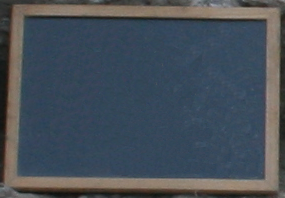
//> input picture object_recognition_test/box.png, 285 x 198 px
$ ./find_obj   (built with g++ and OpenCV 4)
//> lines starting //> are read from the running program, lines starting //| are printed output that depends on the picture; pictures that were not available may be replaced by others from this repository, and a replacement may not be noted
/*
 * A Demo to OpenCV Implementation of SURF
 * Further Information Refer to "SURF: Speed-Up Robust Feature"
 * Author: Liu Liu
 * liuliu.1987+opencv@gmail.com
 */
#include "opencv2/objdetect/objdetect.hpp"
#include "opencv2/features2d/features2d.hpp"
#include "opencv2/highgui/highgui.hpp"
#include "opencv2/calib3d/calib3d.hpp"
#include "opencv2/nonfree/nonfree.hpp"
#include "opencv2/imgproc/imgproc_c.h"
#include "opencv2/legacy/legacy.hpp"
#include "opencv2/legacy/compat.hpp"

#include <iostream>
#include <vector>
#include <stdio.h>

using namespace std;
static void help()
{
    /*printf(
        "This program demonstrated the use of the SURF Detector and Descriptor using\n"
        "either FLANN (fast approx nearst neighbor classification) or brute force matching\n"
        "on planar objects.\n"
        "Usage:\n"
        "./find_obj <object_filename> <scene_filename>, default is box.png  and box_in_scene.png\n\n");
		*/
    return;
}

// define whether to use approximate nearest-neighbor search
#define USE_FLANN

#ifdef USE_FLANN
// [47 lines left out: function flannFindPairs, not called in this run]
#else

static double
compareSURFDescriptors( const float* d1, const float* d2, double best, int length )
{
    double total_cost = 0;
    assert( length % 4 == 0 );
    for( int i = 0; i < length; i += 4 )
    {
        double t0 = d1[i  ] - d2[i  ];
        double t1 = d1[i+1] - d2[i+1];
        double t2 = d1[i+2] - d2[i+2];
        double t3 = d1[i+3] - d2[i+3];
        total_cost += t0*t0 + t1*t1 + t2*t2 + t3*t3;
        if( total_cost > best )
            break;
    }
    return total_cost;
}

static int
naiveNearestNeighbor( const float* vec, int laplacian,
                      const CvSeq* model_keypoints,
                      const CvSeq* model_descriptors )
{
    int length = (int)(model_descriptors->elem_size/sizeof(float));
    int i, neighbor = -1;
    double d, dist1 = 1e6, dist2 = 1e6;
    CvSeqReader reader, kreader;
    cvStartReadSeq( model_keypoints, &kreader, 0 );
    cvStartReadSeq( model_descriptors, &reader, 0 );

    for( i = 0; i < model_descriptors->total; i++ )
    {
        const CvSURFPoint* kp = (const CvSURFPoint*)kreader.ptr;
        const float* mvec = (const float*)reader.ptr;
        CV_NEXT_SEQ_ELEM( kreader.seq->elem_size, kreader );
        CV_NEXT_SEQ_ELEM( reader.seq->elem_size, reader );
        if( laplacian != kp->laplacian )
            continue;
        d = compareSURFDescriptors( vec, mvec, dist2, length );
        if( d < dist1 )
        {
            dist2 = dist1;
            dist1 = d;
            neighbor = i;
        }
        else if ( d < dist2 )
            dist2 = d;
    }
    if ( dist1 < 0.6*dist2 )
        return neighbor;
    return -1;
}

static void
findPairs( const CvSeq* objectKeypoints, const CvSeq* objectDescriptors,
           const CvSeq* imageKeypoints, const CvSeq* imageDescriptors, vector<int>& ptpairs )
{
    int i;
    CvSeqReader reader, kreader;
    cvStartReadSeq( objectKeypoints, &kreader );
    cvStartReadSeq( objectDescriptors, &reader );
    ptpairs.clear();

    for( i = 0; i < objectDescriptors->total; i++ )
    {
        const CvSURFPoint* kp = (const CvSURFPoint*)kreader.ptr;
        const float* descriptor = (const float*)reader.ptr;
        CV_NEXT_SEQ_ELEM( kreader.seq->elem_size, kreader );
        CV_NEXT_SEQ_ELEM( reader.seq->elem_size, reader );
        int nearest_neighbor = naiveNearestNeighbor( descriptor, kp->laplacian, imageKeypoints, imageDescriptors );
        if( nearest_neighbor >= 0 )
        {
            ptpairs.push_back(i);
            ptpairs.push_back(nearest_neighbor);
        }
    }
}
#endif

/* a rough implementation for object location */
// [46 lines left out: function locatePlanarObject, not called in this run]

int main(int argc, char** argv)
{
    const char* object_filename = argc == 3 ? argv[1] : "box.png";
    const char* scene_filename = argc == 3 ? argv[2] : "box_in_scene.png";

    cv::initModule_nonfree();
    help();

    IplImage* object = cvLoadImage( object_filename, CV_LOAD_IMAGE_GRAYSCALE );
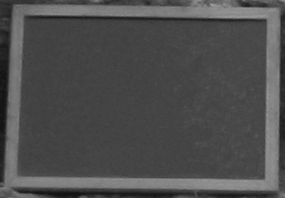
//> object: 198 rows x 285 cols, CV_8UC1; min 21, max 163, mean 77.6
    IplImage* image = cvLoadImage( scene_filename, CV_LOAD_IMAGE_GRAYSCALE );
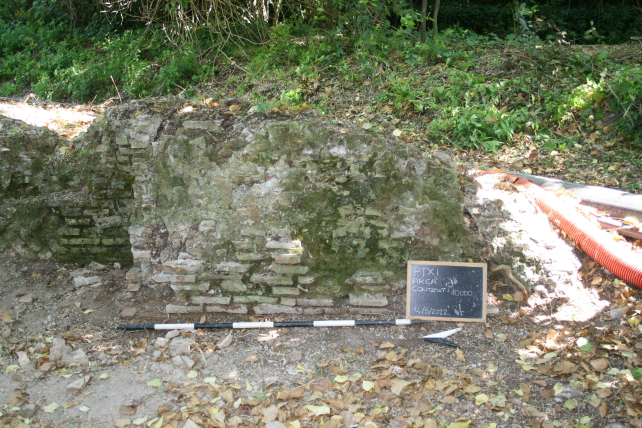
//> input picture object_recognition_test/Duca 001_small.JPG, 1283 x 855 px, given in place of box_in_scene.png, which was not available (shown at 1/2 size)
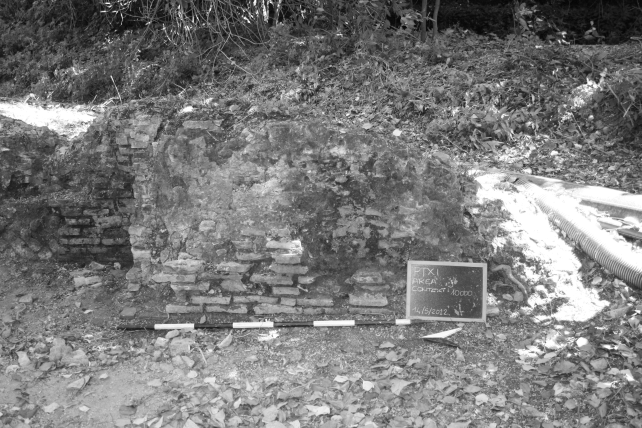
//> image: 855 rows x 1283 cols, CV_8UC1 (shown at 1/2 size); min 4, max 255, mean 122.3
    if( !object || !image )
    {
        fprintf( stderr, "Can not load %s and/or %s\n",
            object_filename, scene_filename );
        exit(-1);
    }

    CvMemStorage* storage = cvCreateMemStorage(0);

    cvNamedWindow("Object", 1);
    cvNamedWindow("Object Correspond", 1);

//> (the run ends here: the program needs code that is not available in this run, at `static CvScalar colors[] =`)
